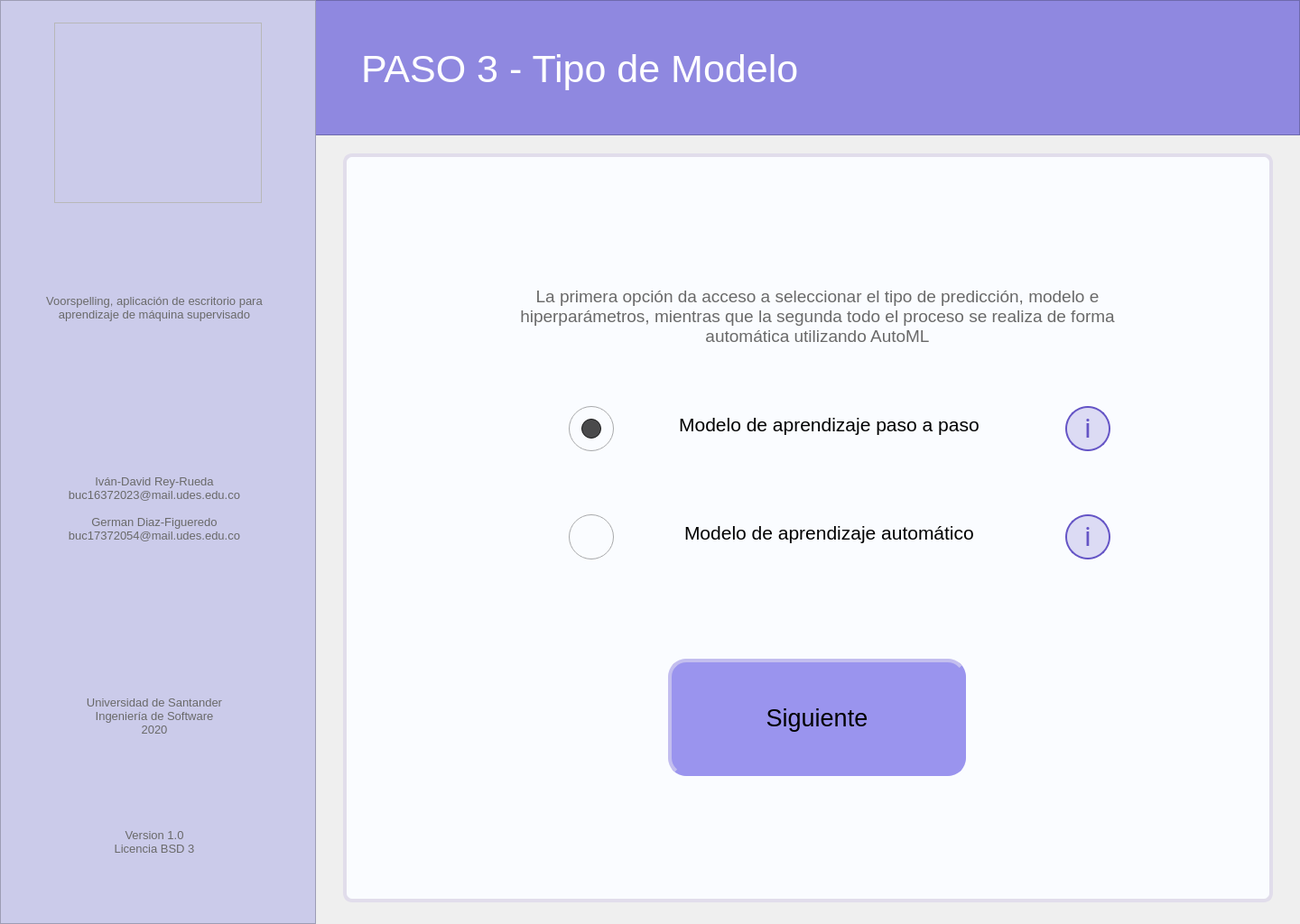
<?xml version="1.0" encoding="UTF-8"?>
<ui version="4.0">
 <class>MainWindow</class>
 <widget class="QMainWindow" name="MainWindow">
  <property name="geometry">
   <rect>
    <x>0</x>
    <y>0</y>
    <width>1440</width>
    <height>1024</height>
   </rect>
  </property>
  <property name="minimumSize">
   <size>
    <width>1440</width>
    <height>1024</height>
   </size>
  </property>
  <property name="maximumSize">
   <size>
    <width>1440</width>
    <height>1024</height>
   </size>
  </property>
  <property name="windowTitle">
   <string>MainWindow</string>
  </property>
  <widget class="QWidget" name="centralwidget">
   <widget class="QFrame" name="left_bar">
    <property name="geometry">
     <rect>
      <x>0</x>
      <y>0</y>
      <width>350</width>
      <height>1024</height>
     </rect>
    </property>
    <property name="styleSheet">
     <string notr="true">background-color: rgb(203, 203, 234);

</string>
    </property>
    <property name="frameShape">
     <enum>QFrame::StyledPanel</enum>
    </property>
    <property name="frameShadow">
     <enum>QFrame::Raised</enum>
    </property>
    <widget class="QLabel" name="lbl_left_1">
     <property name="geometry">
      <rect>
       <x>18</x>
       <y>278</y>
       <width>306</width>
       <height>126</height>
      </rect>
     </property>
     <property name="font">
      <font>
       <pointsize>10</pointsize>
      </font>
     </property>
     <property name="styleSheet">
      <string notr="true">color: rgb(105, 105, 105);</string>
     </property>
     <property name="text">
      <string>Voorspelling, aplicación de escritorio para aprendizaje de máquina supervisado</string>
     </property>
     <property name="alignment">
      <set>Qt::AlignCenter</set>
     </property>
     <property name="wordWrap">
      <bool>true</bool>
     </property>
    </widget>
    <widget class="QLabel" name="lbl_left_2">
     <property name="geometry">
      <rect>
       <x>18</x>
       <y>500</y>
       <width>306</width>
       <height>126</height>
      </rect>
     </property>
     <property name="font">
      <font>
       <pointsize>10</pointsize>
      </font>
     </property>
     <property name="styleSheet">
      <string notr="true">color: rgb(105, 105, 105);</string>
     </property>
     <property name="text">
      <string>Iván-David Rey-Rueda
buc16372023@mail.udes.edu.co

German Diaz-Figueredo
buc17372054@mail.udes.edu.co</string>
     </property>
     <property name="alignment">
      <set>Qt::AlignCenter</set>
     </property>
     <property name="wordWrap">
      <bool>true</bool>
     </property>
    </widget>
    <widget class="QLabel" name="lbl_left_3">
     <property name="geometry">
      <rect>
       <x>18</x>
       <y>730</y>
       <width>306</width>
       <height>126</height>
      </rect>
     </property>
     <property name="font">
      <font>
       <pointsize>10</pointsize>
      </font>
     </property>
     <property name="styleSheet">
      <string notr="true">color: rgb(105, 105, 105);</string>
     </property>
     <property name="text">
      <string>Universidad de Santander
Ingeniería de Software
2020</string>
     </property>
     <property name="alignment">
      <set>Qt::AlignCenter</set>
     </property>
     <property name="wordWrap">
      <bool>true</bool>
     </property>
    </widget>
    <widget class="QLabel" name="lbl_left_4">
     <property name="geometry">
      <rect>
       <x>18</x>
       <y>870</y>
       <width>306</width>
       <height>126</height>
      </rect>
     </property>
     <property name="font">
      <font>
       <pointsize>10</pointsize>
      </font>
     </property>
     <property name="styleSheet">
      <string notr="true">color: rgb(105, 105, 105);</string>
     </property>
     <property name="text">
      <string>Version 1.0
Licencia BSD 3</string>
     </property>
     <property name="alignment">
      <set>Qt::AlignCenter</set>
     </property>
     <property name="wordWrap">
      <bool>true</bool>
     </property>
    </widget>
   </widget>
   <widget class="QFrame" name="logo">
    <property name="geometry">
     <rect>
      <x>60</x>
      <y>25</y>
      <width>230</width>
      <height>200</height>
     </rect>
    </property>
    <property name="styleSheet">
     <string notr="true">image: url(:/image/voorspelling_logo.png);</string>
    </property>
    <property name="frameShape">
     <enum>QFrame::StyledPanel</enum>
    </property>
    <property name="frameShadow">
     <enum>QFrame::Raised</enum>
    </property>
   </widget>
   <widget class="QFrame" name="up_bar">
    <property name="geometry">
     <rect>
      <x>0</x>
      <y>0</y>
      <width>1440</width>
      <height>150</height>
     </rect>
    </property>
    <property name="styleSheet">
     <string notr="true">background-color: rgb(143, 136, 224);</string>
    </property>
    <property name="frameShape">
     <enum>QFrame::StyledPanel</enum>
    </property>
    <property name="frameShadow">
     <enum>QFrame::Raised</enum>
    </property>
    <widget class="QLabel" name="lbl_tittle">
     <property name="geometry">
      <rect>
       <x>400</x>
       <y>40</y>
       <width>941</width>
       <height>72</height>
      </rect>
     </property>
     <property name="font">
      <font>
       <family>MS Shell Dlg 2</family>
       <pointsize>32</pointsize>
       <weight>50</weight>
       <italic>false</italic>
       <bold>false</bold>
      </font>
     </property>
     <property name="styleSheet">
      <string notr="true">border: none;
color: rgb(255, 255, 255);</string>
     </property>
     <property name="text">
      <string>PASO 3 - Tipo de Modelo</string>
     </property>
     <property name="scaledContents">
      <bool>false</bool>
     </property>
     <property name="alignment">
      <set>Qt::AlignLeading|Qt::AlignLeft|Qt::AlignVCenter</set>
     </property>
     <property name="wordWrap">
      <bool>true</bool>
     </property>
     <property name="margin">
      <number>0</number>
     </property>
     <property name="indent">
      <number>0</number>
     </property>
    </widget>
   </widget>
   <widget class="QFrame" name="main_area">
    <property name="geometry">
     <rect>
      <x>380</x>
      <y>170</y>
      <width>1030</width>
      <height>830</height>
     </rect>
    </property>
    <property name="styleSheet">
     <string notr="true">background-color: rgb(250, 252, 255);
border: 4px solid;
border-color: rgb(225, 221, 235);
border-radius: 10px;</string>
    </property>
    <property name="frameShape">
     <enum>QFrame::StyledPanel</enum>
    </property>
    <property name="frameShadow">
     <enum>QFrame::Raised</enum>
    </property>
    <widget class="QLabel" name="lbl_description">
     <property name="geometry">
      <rect>
       <x>160</x>
       <y>140</y>
       <width>731</width>
       <height>80</height>
      </rect>
     </property>
     <property name="font">
      <font>
       <pointsize>14</pointsize>
      </font>
     </property>
     <property name="styleSheet">
      <string notr="true">color: rgb(105, 105, 105);
border: none;</string>
     </property>
     <property name="text">
      <string>La primera opción da acceso a seleccionar el tipo de predicción, modelo e hiperparámetros, mientras que la segunda todo el proceso se realiza de forma automática utilizando AutoML</string>
     </property>
     <property name="alignment">
      <set>Qt::AlignCenter</set>
     </property>
     <property name="wordWrap">
      <bool>true</bool>
     </property>
    </widget>
    <widget class="QPushButton" name="btn_next">
     <property name="geometry">
      <rect>
       <x>360</x>
       <y>560</y>
       <width>330</width>
       <height>130</height>
      </rect>
     </property>
     <property name="font">
      <font>
       <pointsize>20</pointsize>
       <kerning>true</kerning>
      </font>
     </property>
     <property name="styleSheet">
      <string notr="true">QPushButton{
background-color: rgb(154, 148, 238);
border-left-color: rgb(195, 190, 239);
border-top-color: rgb(195, 190, 239);
border-bottom-color: rgb(154, 148, 238);
border-right-color: rgb(154, 148, 238);
border-radius: 20px;
}
QPushButton:hover{
background-color: rgb(160, 155, 245);
}
QPushButton:pressed{
background-color: rgb(150, 140, 230);
border-left-color: rgb(140, 135, 220);
border-top-color: rgb(140, 135, 220);
border-bottom-color: rgb(195, 190, 239);
border-right-color: rgb(195, 190, 239);
}</string>
     </property>
     <property name="text">
      <string>Siguiente</string>
     </property>
     <property name="autoDefault">
      <bool>false</bool>
     </property>
    </widget>
    <widget class="QPushButton" name="btn_info_sbsml">
     <property name="geometry">
      <rect>
       <x>800</x>
       <y>280</y>
       <width>50</width>
       <height>50</height>
      </rect>
     </property>
     <property name="styleSheet">
      <string notr="true">QPushButton{
background: rgba(101, 85, 198, 0.2);
border: 2px solid #6555C6;
box-sizing: border-box;
border-radius: 25px;


position: absolute;
width: 25px;
height: 44.55px;
font-family: Roboto;
font-style: normal;
font-weight: normal;
font-size: 30px;
line-height: 56px;
display: flex;
align-items: center;
text-align: center;

color: #6555C6;
}
QPushButton:hover{
background-color: rgb(190, 185, 250);
}
QPushButton:pressed{
background-color: rgb(160, 150, 240);
}</string>
     </property>
     <property name="text">
      <string>i</string>
     </property>
    </widget>
    <widget class="QPushButton" name="btn_info_automl">
     <property name="geometry">
      <rect>
       <x>800</x>
       <y>400</y>
       <width>50</width>
       <height>50</height>
      </rect>
     </property>
     <property name="styleSheet">
      <string notr="true">QPushButton{
background: rgba(101, 85, 198, 0.2);
border: 2px solid #6555C6;
box-sizing: border-box;
border-radius: 25px;


position: absolute;
width: 25px;
height: 44.55px;
font-family: Roboto;
font-style: normal;
font-weight: normal;
font-size: 30px;
line-height: 56px;
display: flex;
align-items: center;
text-align: center;

color: #6555C6;
}
QPushButton:hover{
background-color: rgb(190, 185, 250);
}
QPushButton:pressed{
background-color: rgb(160, 150, 240);
}</string>
     </property>
     <property name="text">
      <string>i</string>
     </property>
    </widget>
    <widget class="QPushButton" name="btn_back">
     <property name="geometry">
      <rect>
       <x>60</x>
       <y>50</y>
       <width>70</width>
       <height>70</height>
      </rect>
     </property>
     <property name="styleSheet">
      <string notr="true">QPushButton{
background-image: url(:/botton/bxs-left-arrow-circle.svg);
border-radius: 35px;
border: none;


color: #6555C6;
}
QPushButton:hover{
background-color: rgb(235, 225, 250);

}
QPushButton:pressed{

background-color: qradialgradient(spread:pad, cx:0.5, cy:0.5, radius:0.5, fx:0.5, fy:0.5, stop:0 rgba(200, 190, 250, 205), stop:0.6 rgba(200, 190, 250, 205), stop:1 rgba(255, 255, 255, 0));

}

</string>
     </property>
     <property name="text">
      <string/>
     </property>
     <property name="iconSize">
      <size>
       <width>20</width>
       <height>20</height>
      </size>
     </property>
    </widget>
    <widget class="QRadioButton" name="rbtn_sbsml">
     <property name="geometry">
      <rect>
       <x>250</x>
       <y>280</y>
       <width>50</width>
       <height>50</height>
      </rect>
     </property>
     <property name="font">
      <font>
       <pointsize>16</pointsize>
      </font>
     </property>
     <property name="cursor">
      <cursorShape>PointingHandCursor</cursorShape>
     </property>
     <property name="styleSheet">
      <string notr="true">QRadioButton{
border: none;

}
QRadioButton:indicator{
width: 50px;
height: 50px;
image: url(:/radio_button/rbtn_unchecked.svg);

}

QRadioButton:indicator:checked{
image: url(:/radio_button/rbtn_checked_1.svg);
}

QRadioButton:hover{
background-color: qradialgradient(spread:pad, cx:0.5, cy:0.5, radius:0.5, fx:0.5, fy:0.5, stop:0 rgba(230, 230, 230, 205), stop:0.7 rgba(230, 230, 230, 205), stop:1 rgba(255, 255, 255, 0));

}
QRadioButton:pressed{

background-color: qradialgradient(spread:pad, cx:0.5, cy:0.5, radius:0.5, fx:0.5, fy:0.5, stop:0 rgba(170, 170, 170, 205), stop:0.6 rgba(210, 210, 210, 205), stop:1 rgba(255, 255, 255, 0));

}</string>
     </property>
     <property name="text">
      <string/>
     </property>
     <property name="iconSize">
      <size>
       <width>40</width>
       <height>40</height>
      </size>
     </property>
     <property name="checkable">
      <bool>true</bool>
     </property>
     <property name="checked">
      <bool>true</bool>
     </property>
    </widget>
    <widget class="QRadioButton" name="rbtn_automl">
     <property name="geometry">
      <rect>
       <x>250</x>
       <y>400</y>
       <width>50</width>
       <height>50</height>
      </rect>
     </property>
     <property name="font">
      <font>
       <pointsize>16</pointsize>
      </font>
     </property>
     <property name="cursor">
      <cursorShape>PointingHandCursor</cursorShape>
     </property>
     <property name="styleSheet">
      <string notr="true">QRadioButton{
border: none;

}
QRadioButton:indicator{
width: 50px;
height: 50px;
image: url(:/radio_button/rbtn_unchecked.svg);

}

QRadioButton:indicator:checked{
image: url(:/radio_button/rbtn_checked_1.svg);
}

QRadioButton:hover{
background-color: qradialgradient(spread:pad, cx:0.5, cy:0.5, radius:0.5, fx:0.5, fy:0.5, stop:0 rgba(230, 230, 230, 205), stop:0.7 rgba(230, 230, 230, 205), stop:1 rgba(255, 255, 255, 0));

}
QRadioButton:pressed{

background-color: qradialgradient(spread:pad, cx:0.5, cy:0.5, radius:0.5, fx:0.5, fy:0.5, stop:0 rgba(170, 170, 170, 205), stop:0.6 rgba(210, 210, 210, 205), stop:1 rgba(255, 255, 255, 0));

}</string>
     </property>
     <property name="text">
      <string/>
     </property>
    </widget>
    <widget class="QLabel" name="lbl_sbsml">
     <property name="geometry">
      <rect>
       <x>320</x>
       <y>270</y>
       <width>431</width>
       <height>61</height>
      </rect>
     </property>
     <property name="font">
      <font>
       <pointsize>16</pointsize>
      </font>
     </property>
     <property name="styleSheet">
      <string notr="true">border: none;</string>
     </property>
     <property name="text">
      <string> Modelo de aprendizaje paso a paso</string>
     </property>
     <property name="alignment">
      <set>Qt::AlignCenter</set>
     </property>
    </widget>
    <widget class="QLabel" name="lbl_automl">
     <property name="geometry">
      <rect>
       <x>320</x>
       <y>390</y>
       <width>431</width>
       <height>61</height>
      </rect>
     </property>
     <property name="font">
      <font>
       <pointsize>16</pointsize>
      </font>
     </property>
     <property name="styleSheet">
      <string notr="true">border: none;</string>
     </property>
     <property name="text">
      <string> Modelo de aprendizaje automático</string>
     </property>
     <property name="alignment">
      <set>Qt::AlignCenter</set>
     </property>
    </widget>
   </widget>
   <zorder>up_bar</zorder>
   <zorder>left_bar</zorder>
   <zorder>logo</zorder>
   <zorder>main_area</zorder>
  </widget>
 </widget>
 <resources>
  <include location="Images_voor.qrc"/>
 </resources>
 <connections/>
</ui>
